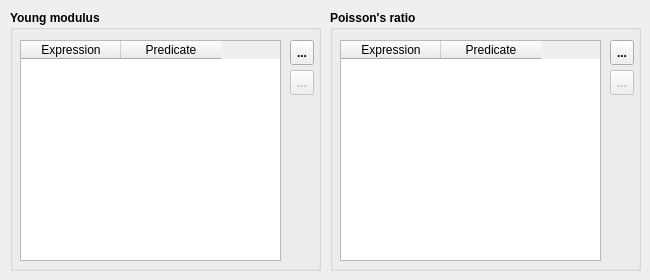
   <widget class="QWidget" name="tab_11">
    <attribute name="title">
     <string>Elastic parameters</string>
    </attribute>
    <widget class="QGroupBox" name="gbYoungModulus">
     <property name="geometry">
      <rect>
       <x>10</x>
       <y>10</y>
       <width>311</width>
       <height>261</height>
      </rect>
     </property>
     <property name="font">
      <font>
       <weight>75</weight>
       <bold>true</bold>
      </font>
     </property>
     <property name="title">
      <string>Young modulus</string>
     </property>
     <widget class="QTableWidget" name="twYoungModulus">
      <property name="geometry">
       <rect>
        <x>10</x>
        <y>30</y>
        <width>261</width>
        <height>221</height>
       </rect>
      </property>
      <property name="font">
       <font>
        <weight>50</weight>
        <bold>false</bold>
       </font>
      </property>
      <column>
       <property name="text">
        <string>Expression</string>
       </property>
      </column>
      <column>
       <property name="text">
        <string>Predicate</string>
       </property>
      </column>
     </widget>
     <widget class="QToolButton" name="tbRemoveYoungModulus">
      <property name="enabled">
       <bool>false</bool>
      </property>
      <property name="geometry">
       <rect>
        <x>280</x>
        <y>60</y>
        <width>24</width>
        <height>25</height>
       </rect>
      </property>
      <property name="toolTip">
       <string/>
      </property>
      <property name="statusTip">
       <string>Remove the current row</string>
      </property>
      <property name="text">
       <string>...</string>
      </property>
      <property name="icon">
       <iconset resource="QFEM.qrc">
        <normaloff>:/images/Del.png</normaloff>:/images/Del.png</iconset>
      </property>
     </widget>
     <widget class="QToolButton" name="tbAddYoungModulus">
      <property name="geometry">
       <rect>
        <x>280</x>
        <y>30</y>
        <width>24</width>
        <height>25</height>
       </rect>
      </property>
      <property name="toolTip">
       <string/>
      </property>
      <property name="statusTip">
       <string>Add new row</string>
      </property>
      <property name="text">
       <string>...</string>
      </property>
      <property name="icon">
       <iconset resource="QFEM.qrc">
        <normaloff>:/images/Add.png</normaloff>:/images/Add.png</iconset>
      </property>
     </widget>
    </widget>
    <widget class="QGroupBox" name="gbPoissonRatio">
     <property name="geometry">
      <rect>
       <x>330</x>
       <y>10</y>
       <width>311</width>
       <height>261</height>
      </rect>
     </property>
     <property name="font">
      <font>
       <weight>75</weight>
       <bold>true</bold>
      </font>
     </property>
     <property name="title">
      <string>Poisson's ratio</string>
     </property>
     <widget class="QTableWidget" name="twPoissonsRatio">
      <property name="geometry">
       <rect>
        <x>10</x>
        <y>30</y>
        <width>261</width>
        <height>221</height>
       </rect>
      </property>
      <property name="font">
       <font>
        <weight>50</weight>
        <bold>false</bold>
       </font>
      </property>
      <column>
       <property name="text">
        <string>Expression</string>
       </property>
      </column>
      <column>
       <property name="text">
        <string>Predicate</string>
       </property>
      </column>
     </widget>
     <widget class="QToolButton" name="tbRemovePoissonsRatio">
      <property name="enabled">
       <bool>false</bool>
      </property>
      <property name="geometry">
       <rect>
        <x>280</x>
        <y>60</y>
        <width>24</width>
        <height>25</height>
       </rect>
      </property>
      <property name="toolTip">
       <string/>
      </property>
      <property name="statusTip">
       <string>Remove the current row</string>
      </property>
      <property name="text">
       <string>...</string>
      </property>
      <property name="icon">
       <iconset resource="QFEM.qrc">
        <normaloff>:/images/Del.png</normaloff>:/images/Del.png</iconset>
      </property>
     </widget>
     <widget class="QToolButton" name="tbAddPoissonsRatio">
      <property name="geometry">
       <rect>
        <x>280</x>
        <y>30</y>
        <width>24</width>
        <height>25</height>
       </rect>
      </property>
      <property name="toolTip">
       <string/>
      </property>
      <property name="statusTip">
       <string>Add new row</string>
      </property>
      <property name="text">
       <string>...</string>
      </property>
      <property name="icon">
       <iconset resource="QFEM.qrc">
        <normaloff>:/images/Add.png</normaloff>:/images/Add.png</iconset>
      </property>
     </widget>
    </widget>
   </widget>
